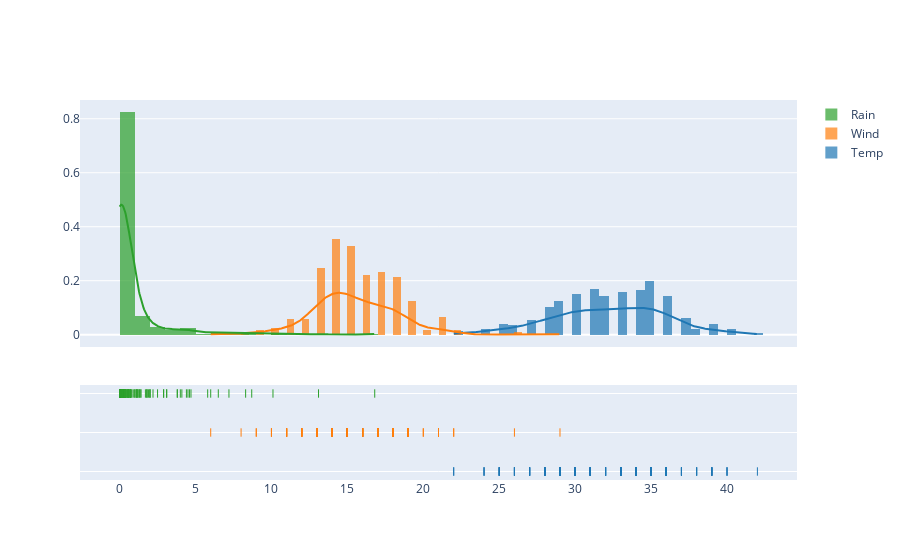

The cell this chart's notebook holds for it:
### Code cell
import plotly.figure_factory as ff
import numpy as np

# Group data together
hist_data = [list(copy_df_algeria['Temp']), list(copy_df_algeria['Wind']), list(copy_df_algeria['Rain'])]

group_labels = ['Temp','Wind', 'Rain']

# Create distplot with custom bin_size
fig = ff.create_distplot(hist_data, group_labels, bin_size=[0.6,0.5,1])
fig.show()

### Figure 1 — Plotly figure (JSON) as saved in the notebook; plotly's stock layout.template omitted (floating-point values rounded to 4 significant figures; data arrays with more than 128 entries replaced by an {"elided": "..."} marker saying what was removed)
{"data": [{"histnorm": "probability density", "legendgroup": "Temp", "marker": {"color": "rgb(31, 119, 180)"}, "name": "Temp", "opacity": 0.7, "type": "histogram", "x": {"elided": "244 int values"}, "xaxis": "x", "xbins": {"end": 42, "size": 0.6, "start": 22}, "yaxis": "y"}, {"histnorm": "probability density", "legendgroup": "Wind", "marker": {"color": "rgb(255, 127, 14)"}, "name": "Wind", "opacity": 0.7, "type": "histogram", "x": {"elided": "244 int values"}, "xaxis": "x", "xbins": {"end": 29, "size": 0.5, "start": 6}, "yaxis": "y"}, {"histnorm": "probability density", "legendgroup": "Rain", "marker": {"color": "rgb(44, 160, 44)"}, "name": "Rain", "opacity": 0.7, "type": "histogram", "x": {"elided": "244 float values"}, "xaxis": "x", "xbins": {"end": 16.8, "size": 1, "start": 0}, "yaxis": "y"}, {"legendgroup": "Temp", "marker": {"color": "rgb(31, 119, 180)"}, "mode": "lines", "name": "Temp", "showlegend": false, "type": "scatter", "x": {"elided": "500 float values"}, "xaxis": "x", "y": {"elided": "500 float values"}, "yaxis": "y"}, {"legendgroup": "Wind", "marker": {"color": "rgb(255, 127, 14)"}, "mode": "lines", "name": "Wind", "showlegend": false, "type": "scatter", "x": {"elided": "500 float values"}, "xaxis": "x", "y": {"elided": "500 float values"}, "yaxis": "y"}, {"legendgroup": "Rain", "marker": {"color": "rgb(44, 160, 44)"}, "mode": "lines", "name": "Rain", "showlegend": false, "type": "scatter", "x": {"elided": "500 float values"}, "xaxis": "x", "y": {"elided": "500 float values"}, "yaxis": "y"}, {"legendgroup": "Temp", "marker": {"color": "rgb(31, 119, 180)", "symbol": "line-ns-open"}, "mode": "markers", "name": "Temp", "showlegend": false, "type": "scatter", "x": {"elided": "244 int values"}, "xaxis": "x", "y": {"elided": "244 str values"}, "yaxis": "y2"}, {"legendgroup": "Wind", "marker": {"color": "rgb(255, 127, 14)", "symbol": "line-ns-open"}, "mode": "markers", "name": "Wind", "showlegend": false, "type": "scatter", "x": {"elided": "244 int values"}, "xaxis": "x", "y": {"elided": "244 str values"}, "yaxis": "y2"}, {"legendgroup": "Rain", "marker": {"color": "rgb(44, 160, 44)", "symbol": "line-ns-open"}, "mode": "markers", "name": "Rain", "showlegend": false, "type": "scatter", "x": {"elided": "244 float values"}, "xaxis": "x", "y": {"elided": "244 str values"}, "yaxis": "y2"}], "layout": {"autosize": true, "barmode": "overlay", "hovermode": "closest", "legend": {"traceorder": "reversed"}, "xaxis": {"anchor": "y2", "autorange": true, "domain": [0, 1], "range": [-2.487, 44.49], "type": "linear", "zeroline": false}, "yaxis": {"anchor": "free", "autorange": true, "domain": [0.35, 1], "position": 0, "range": [-0.04566, 0.8695], "type": "linear"}, "yaxis2": {"anchor": "x", "autorange": true, "domain": [0, 0.25], "dtick": 1, "range": [-0.3636, 2.364], "showticklabels": false, "type": "category"}}}
